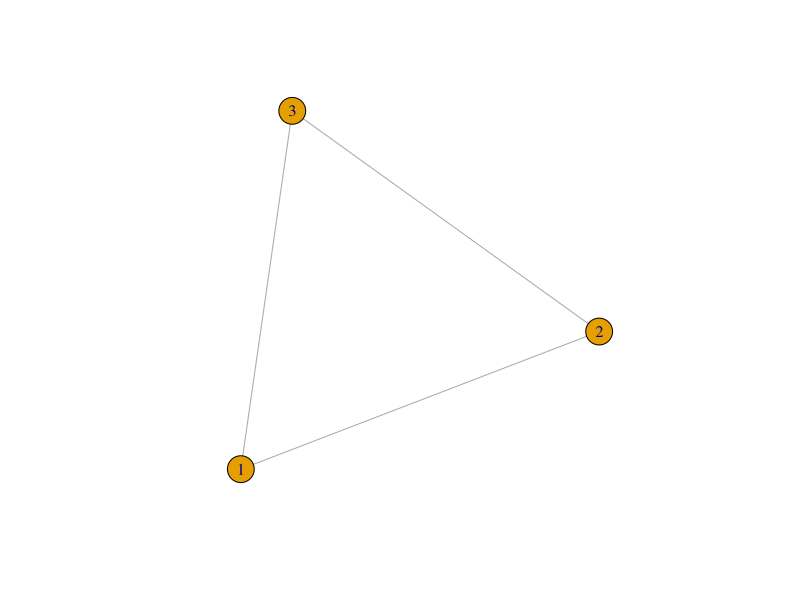
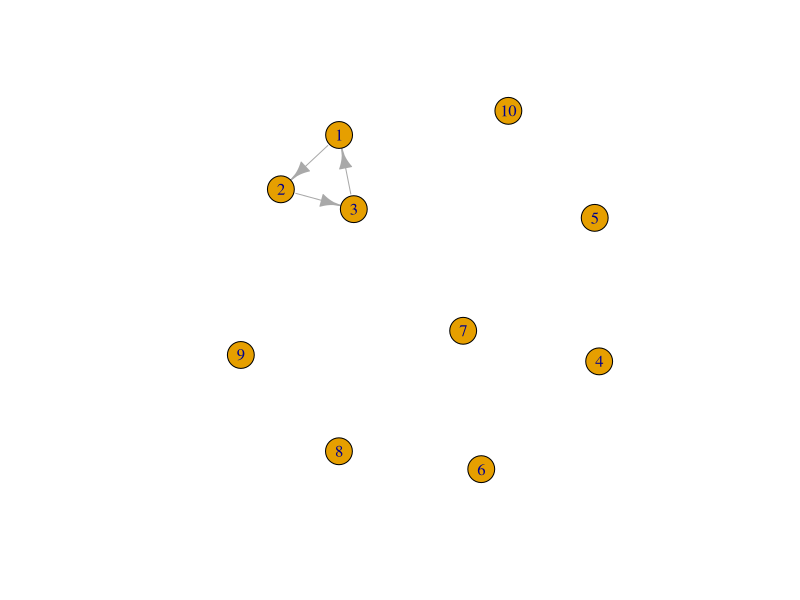

Generate these figures, in order, with R:
library(igraph)


g1 <- graph( edges=c(1,2, 2,3, 3, 1), n=3, directed=F ) 
plot(g1)

class(g1)

g1

g2 <- graph( edges=c(1,2, 2,3, 3, 1), n=10 )

plot(g2) 